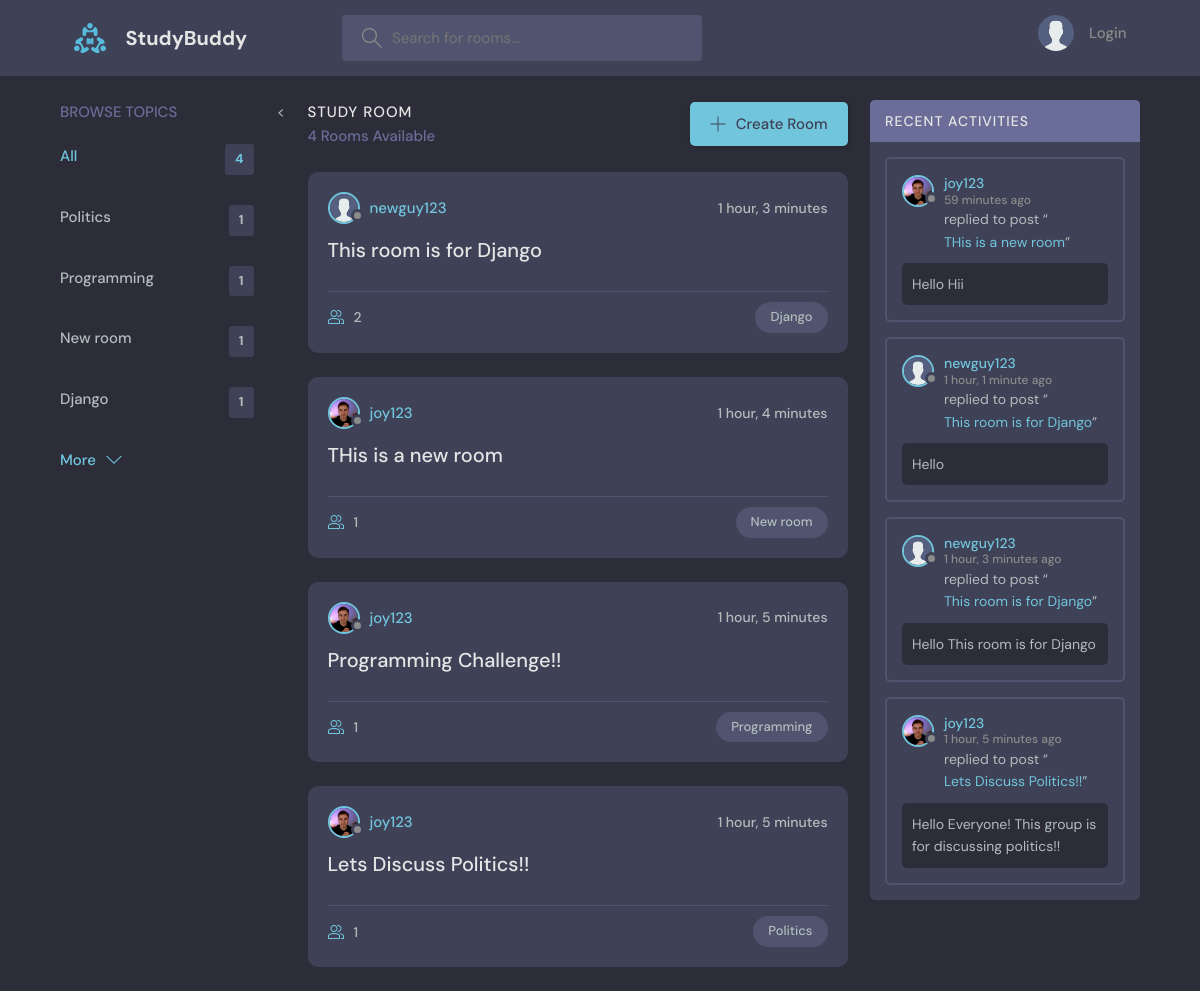
The page / on the database its author committed.
### base/models.py (models this page shows, shortened)
class Topic(models.Model):
    name= models.TextField()

class Room(models.Model):
    topic= models.ForeignKey(Topic, on_delete=models.SET_NULL, null= True)
    host= models.ForeignKey(User,on_delete= models.SET_NULL, null= True)
    name= models.CharField(max_length=200)
    description= models.TextField(null=True, blank= True)
    participants= models.ManyToManyField(User,related_name='participants',blank=True)
    created = models.DateTimeField(auto_now_add=True)
    updated= models.DateTimeField(auto_now= True)
    def __str__(self):
        return self.name
    class Meta:
        ordering = ['-created', '-updated']

class User(AbstractUser):
    pass
    name= models.CharField(max_length=200, null=True)
    email= models.EmailField(unique= True,null= True)
    bio = models.TextField(null = True)
    avatar= models.ImageField(null= True, default="avatar.svg")
    USERNAME_FIELD='email'
    REQUIRED_FIELDS=[]

class Message(models.Model):
    user= models.ForeignKey(User, on_delete=models.CASCADE)
    room = models.ForeignKey(Room, on_delete=models.CASCADE) ## One to Many Relationship (One room can have multiple messages but one text can only
    body = models.TextField()
    created = models.DateTimeField(auto_now_add=True)
    updated= models.DateTimeField(auto_now= True)
    class Meta:
        ordering = ['-created', '-updated']

### base/views.py (the view)
# urls.py: path('', views.home, name='home'),
def home(request):
    user = request.user if request.user.is_authenticated == True else ""
    q= request.GET.get('q') if request.GET.get('q') != None else ''
    rooms = Room.objects.filter(
        Q(topic__name__icontains= q) |
        Q(name__icontains = q) |
        Q(description__icontains =q)
        )
    topics = Topic.objects.all()[0:6]
    room_messages = Message.objects.filter(Q(room__topic__name__icontains=q))
    room_count= rooms.count()
    context= {'rooms1': rooms,'topics': topics,'room_count': room_count,'user':user, 'room_messages':room_messages}
    return render(request, 'base/home.html',context)

### base/templates/base/home.html (shortened to what this page needs)
 {% extends 'main.html' %}
 {% block content %}
    <main class="layout layout--3">
      <div class="container">
        {% include 'base/topics_component.html' %}
        <div class="roomList">
          <div class="roomList__header">
            <div>
              <h2>Study Room</h2>
              <p>{{room_count}} Rooms Available</p>
            </div>
            <a class="btn btn--main" href="{% url 'create-room' %}">
              <svg version="1.1" xmlns="http://www.w3.org/2000/svg" width="32" height="32" viewBox="0 0 32 32">
                <title>add</title>
                <path
                  d="M16.943 0.943h-1.885v14.115h-14.115v1.885h14.115v14.115h1.885v-14.115h14.115v-1.885h-14.115v-14.115z"
                ></path>
              </svg>
              Create Room
            </a>
          </div>
          {% include 'base/feed_component.html' %}
        </div>
        {% include 'base/activity_component.html' %}
      </div>
    </main>
{% endblock content %}

### base/templates/base/topics_component.html (shortened to what this page needs)
<div class="topics">
    <div class="topics__header">
      <h2>Browse Topics</h2>
    </div>
    <ul class="topics__list">
      <li>
        <a href="{% url 'home' %}" class="active">All <span>{{topics.count}}</span></a>
      </li>
      {% for topic in topics %}
      {% if topic.room_set.all.count >= 1 %}
      <li>
        <a href="{% url 'home' %}?q={{topic.name}}">{{topic.name}} <span>{{topic.room_set.all.count}}</span></a>
      </li>
      {% endif %}
      {% endfor %}
    </ul>
    <button class="btn btn--link" href="topics.html">
      More
      <svg version="1.1" xmlns="http://www.w3.org/2000/svg" width="32" height="32" viewBox="0 0 32 32">
        <title>chevron-down</title>
        <path d="M16 21l-13-13h-3l16 16 16-16h-3l-13 13z"></path>
      </svg>
    </button>
  </div>
    <

### base/templates/base/feed_component.html (shortened to what this page needs)
{% for room in rooms1 %}
<div class="roomListRoom">
    <div class="roomListRoom__header">
      <a href="{% url 'user-profile' room.host.id %}" class="roomListRoom__author">
        <div class="avatar avatar--small">
          <img src="{{room.host.avatar.url}}" />
        </div>
        <span>{{room.host.username}}</span>
      </a>
      <div class="roomListRoom__actions">
        <span>{{room.created|timesince}}</span>
      </div>
    </div>
    <div class="roomListRoom__content">
      <a href="{% url 'room' room.id %}">{{room.name}}</a>
    </div>
    <div class="roomListRoom__meta">
      <a href="{% url 'room' room.id %}" class="roomListRoom__joined">
        {{room.participants.all.count}}
      </a>
      <p class="roomListRoom__topic">{{room.topic.name}}</p>
    </div>
  </div>
{% endfor %}

### base/templates/base/activity_component.html (shortened to what this page needs)
 <div class="activities">
    <div class="activities__header">
      <h2>Recent Activities</h2>
    </div>
    {% for message in room_messages %}
    <div class="activities__box">
      <div class="activities__boxHeader roomListRoom__header">
        <a href="{% url 'user-profile' message.user.id %}" class="roomListRoom__author">
          <div class="avatar avatar--small">
            <img src="{{message.user.avatar.url}}" />
          </div>
          <p>
            {{message.user.username}}
            <span>{{message.created|timesince}} ago</span>
          </p>
        </a>
      </div>
      <div class="activities__boxContent">
        <p>replied to post “<a href="{% url 'room' message.room.id %}">{{message.room}}</a>”</p>
        <div class="activities__boxRoomContent">
          {{message.body}}
        </div>
      </div>
    </div>
 {% endfor %}
  </div>

### rows shown on the page
Topic: name "Politics", room_set.all.count "1"
Topic: name "Programming", room_set.all.count "1"
Topic: name "New room", room_set.all.count "1"
Topic: name "Django", room_set.all.count "1"
Room: host.avatar (placeholder picture), host.username "newguy123", created "1 hour, 3 minutes", name "This room is for Django", participants.all.count "2", topic.name "Django"
Room: host.avatar (picture), host.username "joy123", created "1 hour, 4 minutes", name "THis is a new room", participants.all.count "1", topic.name "New room"
Room: host.avatar (picture), host.username "joy123", created "1 hour, 5 minutes", name "Programming Challenge!!", participants.all.count "1", topic.name "Programming"
Room: host.avatar (picture), host.username "joy123", created "1 hour, 5 minutes", name "Lets Discuss Politics!!", participants.all.count "1", topic.name "Politics"
Message: user.avatar (picture), user.username "joy123", created "59 minutes", room "THis is a new room", body "Hello Hii"
Message: user.avatar (placeholder picture), user.username "newguy123", created "1 hour, 1 minute", room "This room is for Django", body "Hello"
Message: user.avatar (placeholder picture), user.username "newguy123", created "1 hour, 3 minutes", room "This room is for Django", body "Hello This room is for Django"
Message: user.avatar (picture), user.username "joy123", created "1 hour, 5 minutes", room "Lets Discuss Politics!!", body "Hello Everyone! This group is for discussing politics!!"

### other values the page prints
{{ topics.count }} "4"
{{ room_count }} "4"
